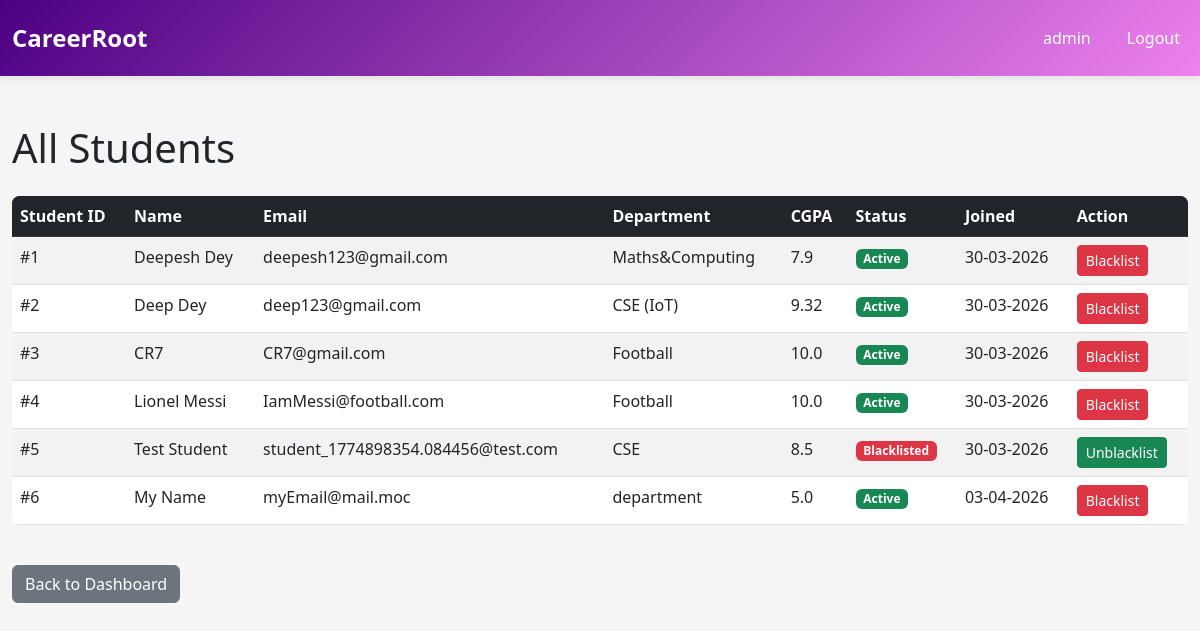
The app's page /admin/students (signed in) with its own data.
### core/database/models.py (models this page shows, shortened)
class Admin(UserMixin, db.Model):
    __tablename__ = 'admin'
    admin_id = db.Column(db.Integer, primary_key=True, autoincrement=True)
    username = db.Column(db.String(100), unique=True, nullable=False)
    password = db.Column(db.String(255), nullable=False)
    email = db.Column(db.String(120), unique=True, nullable=False)
    created_at = db.Column(db.DateTime, default=datetime.utcnow)

class Student(UserMixin, db.Model):
    __tablename__ = 'student'
    student_id = db.Column(db.Integer, primary_key=True, autoincrement=True)
    name = db.Column(db.String(150), nullable=False)
    email = db.Column(db.String(120), unique=True, nullable=False)
    password = db.Column(db.String(255), nullable=False)
    phone = db.Column(db.String(15), nullable=True)
    department = db.Column(db.String(100), nullable=True)
    cgpa = db.Column(db.Float, nullable=True)
    resume_path = db.Column(db.String(255), nullable=True)  # Path to uploaded resume
    blacklist_status = db.Column(db.Boolean, default=False)  # True = blacklisted
    created_at = db.Column(db.DateTime, default=datetime.utcnow)
    updated_at = db.Column(db.DateTime, default=datetime.utcnow, onupdate=datetime.utcnow)
    applications = db.relationship('Application', backref='student', lazy=True, cascade='all, delete-orphan')
    placements = db.relationship('Placement', backref='student', lazy=True, cascade='all, delete-orphan')

### core/routes/admin.py (the view)
@admin_bp.route('/students')
@login_required
def view_students():
    if not check_admin():
        return redirect(url_for('auth.homepage'))
    all_students = Student.query.all()
    return render_template('admin_view_students.html', students=all_students)

### app.py (called while the page is built, shortened)
@login_manager.user_loader
def load_user(user_id):
    from core.database.models import Admin, Company, Student
    admin = Admin.query.get(int(user_id))
    if admin:
        return admin

### core/routes/admin.py (called while the page is built)
def check_admin():
    if session.get('user_type') != 'admin':
        flash('Unauthorized access', 'danger')
        return False
    return True

### templates/admin_view_students.html (shortened to what this page needs)
{% extends "base.html" %}
{% block content %}
<div class="mt-5">
    <h1 class="mb-4">All Students</h1>
    {% if students %}
        <div class="table-responsive">
            <table class="table table-hover table-striped">
                <thead class="table-dark">
                    <tr>
                        <th>Student ID</th>
                        <th>Name</th>
                        <th>Email</th>
                        <th>Department</th>
                        <th>CGPA</th>
                        <th>Status</th>
                        <th>Joined</th>
                        <th>Action</th>
                    </tr>
                </thead>
                <tbody>
                    {% for student in students %}
                        <tr>
                            <td>#{{ student.student_id }}</td>
                            <td>{{ student.name }}</td>
                            <td>{{ student.email }}</td>
                            <td>{{ student.department }}</td>
                            <td>{{ student.cgpa }}</td>
                            <td>
                                {% if student.blacklist_status %}
                                    <span class="badge bg-danger">Blacklisted</span>
                                {% else %}
                                    <span class="badge bg-success">Active</span>
                                {% endif %}
                            </td>
                            <td>{{ student.created_at.strftime('%d-%m-%Y') }}</td>
                            <td>
                                <form method="POST" action="{{ url_for('admin.blacklist_student', student_id=student.student_id) }}" style="display:inline;">
                                    {% if student.blacklist_status %}
                                        <button type="submit" class="btn btn-sm btn-success">Unblacklist</button>
                                    {% else %}
                                        <button type="submit" class="btn btn-sm btn-danger">Blacklist</button>
                                    {% endif %}
                                </form>
                            </td>
                        </tr>
                    {% endfor %}
                </tbody>
            </table>
        </div>
    {% else %}
        <div class="alert alert-info">
            <strong>No students found.</strong>
        </div>
    {% endif %}
    <div class="mt-4">
        <a href="{{ url_for('admin.admin_dashboard') }}" class="btn btn-secondary">Back to Dashboard</a>
    </div>
</div>
{% endblock %}

### templates/base.html (shortened to what this page needs)
<!DOCTYPE html>
<html lang="en">
<head>
    <link href="https://cdn.jsdelivr.net/npm/bootstrap@5.3.0/dist/css/bootstrap.min.css" rel="stylesheet">
</head>
<body>
    <nav class="navbar navbar-expand navbar-dark">
        <div class="container-fluid">
            <a class="navbar-brand" href="/">CareerRoot</a>
            <ul class="navbar-nav ms-auto">
                {% if session.get('user_type') %}
                    <li class="nav-item">
                        <span class="nav-link">{{ session.get('username') }}</span>
                    </li>
                    <li class="nav-item">
                        <a class="nav-link" href="{{ url_for('auth.logout') }}">Logout</a>
                    </li>
                {% else %}
                    <li class="nav-item">
                        <a class="nav-link" href="{{ url_for('auth.login') }}">Login</a>
                    </li>
                {% endif %}
            </ul>
        </div>
    </nav>
    <div class="container-fluid container">
        {% block content %}{% endblock %}
    </div>
</body>
</html>

### templates/base.html (style rules this page uses)
:root { --primary-color: indigo; --secondary-color: violet; --danger-color: red; --success-color: mediumseagreen; }
body { font-family: 'Segoe UI', Tahoma, Geneva, Verdana, sans-serif; background-color: whitesmoke; }
.navbar { background: linear-gradient(135deg, var(--primary-color) 0%, var(--secondary-color) 100%); box-shadow: 0 2px 8px rgba(0,0,0,0.1); padding: 15px 0; }
.navbar-brand { font-weight: 700; font-size: 1.5rem; color: white !important; }
.nav-link { color: white !important; margin-left: 20px; font-weight: 500; transition: opacity 0.3s ease; }
.table { border-radius: 8px; overflow: hidden; }
.table thead { background-color: var(--primary-color); color: white; }
.container { max-width: 1200px; }

### records on screen
Admin: get "admin"
Student: student_id "1", name "Deepesh Dey", email "deepesh123@gmail.com", department "Maths&Computing", cgpa "7.9", blacklist_status "Active", created_at "30-03-2026"
Student: student_id "2", name "Deep Dey", email "deep123@gmail.com", department "CSE (IoT)", cgpa "9.32", blacklist_status "Active", created_at "30-03-2026"
Student: student_id "3", name "CR7", email "CR7@gmail.com", department "Football", cgpa "10.0", blacklist_status "Active", created_at "30-03-2026"
Student: student_id "4", name "Lionel Messi", email "IamMessi@football.com", department "Football", cgpa "10.0", blacklist_status "Active", created_at "30-03-2026"
Student: student_id "5", name "Test Student", email "student_1774898354.084456@test.com", department "CSE", cgpa "8.5", blacklist_status "Blacklisted", created_at "30-03-2026"
Student: student_id "6", name "My Name", email "myEmail@mail.moc", department "department", cgpa "5.0", blacklist_status "Active", created_at "03-04-2026"
